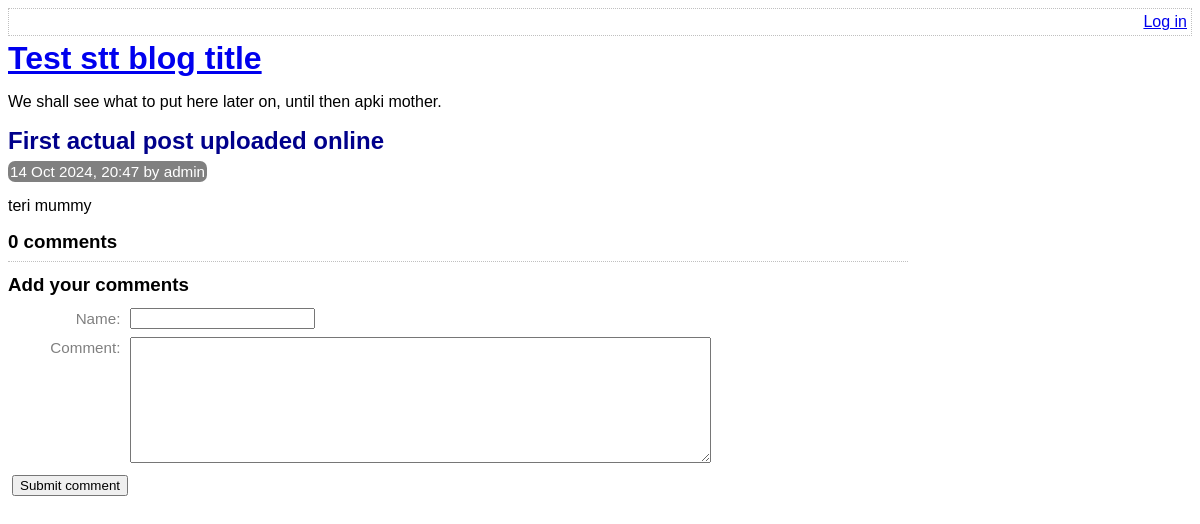
Page /view-post.php?post_id=2 on the committed database.
### tables this page shows
CREATE TABLE post (
	id INTEGER PRIMARY KEY AUTOINCREMENT NOT NULL,
	title VARCHAR NOT NULL,
	body VARCHAR NOT NULL,
	user_id INTEGER NOT NULL,
	created_at VARCHAR NOT NULL,
	updated_at VARCHAR,
	FOREIGN KEY (user_id) REFERENCES user(id)
);

CREATE TABLE user (
	id INTEGER PRIMARY KEY AUTOINCREMENT NOT NULL,
	username VARCHAR NOT NULL,
	password VARCHAR NOT NULL,
	created_at VARCHAR NOT NULL,
	is_enabled BOOLEAN NOT NULL DEFAULT true
);

### lib/view-post.php (called while the page is built, shortened)
<?php
function getPostRow(PDO $pdo, $postId)
{
    $stmt = $pdo->prepare(
        'SELECT
            title, created_at, body, (SELECT COUNT(*) FROM comment WHERE comment.post_id = post.id) comment_count, user_id
        FROM
            post
        WHERE
            id = :id'
    );
    $result = $stmt->execute(
        array('id' => $postId, )
    );
    $row = $stmt->fetch(PDO::FETCH_ASSOC);
    return $row;
}

### view-post.php (the view, shortened to what this page needs)
<?php
require_once 'lib/common.php';
require_once 'lib/view-post.php';
if (isset($_GET['post_id']))
{
    $postId = $_GET['post_id'];
}
else
{
    $postId = 0;
}
$pdo = getPDO();
$row = getPostRow($pdo, $postId);
?>
<!DOCTYPE html>
<html>
    <head>
        <?php require_once 'templates/head.php' ?>
    </head>
    <body>
        <?php require_once 'templates/title.php' ?>
        <div class="post">
            <h2>
                <?php echo htmlEscape($row['title']) ?>
            </h2>
            <div class="date">
                <?php echo convertSqlDate($row['created_at']) ?> by <?php echo htmlEscape(getUserFromUserId($pdo,$row['user_id'])) ?>
            </div>
            <?php echo convertNewlinesToParagraphs($row['body']) ?>
        </div>
        <?php require_once 'templates/list-comments.php'?>
        <?php require_once 'templates/comment-form.php' ?>
    </body>
</html>

### lib/common.php (shortened to what this page needs)
<?php
function htmlEscape($html)
{
    return htmlspecialchars($html, ENT_HTML5, 'UTF-8');
}
function convertSqlDate($sqlDate)
{
    $date = DateTime::createFromFormat('Y-m-d H:i:s', $sqlDate);
    return $date->format('d M Y, H:i');
}
function convertNewlinesToParagraphs($text)
{
    $escaped = htmlEscape($text);
    return '<p>' . str_replace("\n", "</p><p>", $escaped) . '</p>';
}
function getUserFromUserId(PDO $pdo, $userId){
    $sql = 'SELECT username FROM user WHERE id=:id';
    $stmt = $pdo -> prepare($sql);
    $stmt->execute(
        array('id' => $userId)
    );
    return $stmt->fetchColumn();
}

### assets/main.css (style rules this page uses)
h1, h2, h3 { margin-top: 0; margin-bottom: 8px; }
body { font-family: sans-serif; }
.post-synopsis h2, .post h2 { color: darkblue; }
.post .date, .post-synopsis .meta { color: white; background-color: grey; border-radius: 7px; padding: 2px; display: inline; font-size: 0.95em; }

### rows in the picture
post: title "First actual post uploaded online", created_at "14 Oct 2024, 20:47", user.username "admin", body "teri mummy"

### other values in the picture
$commentCount "0"
